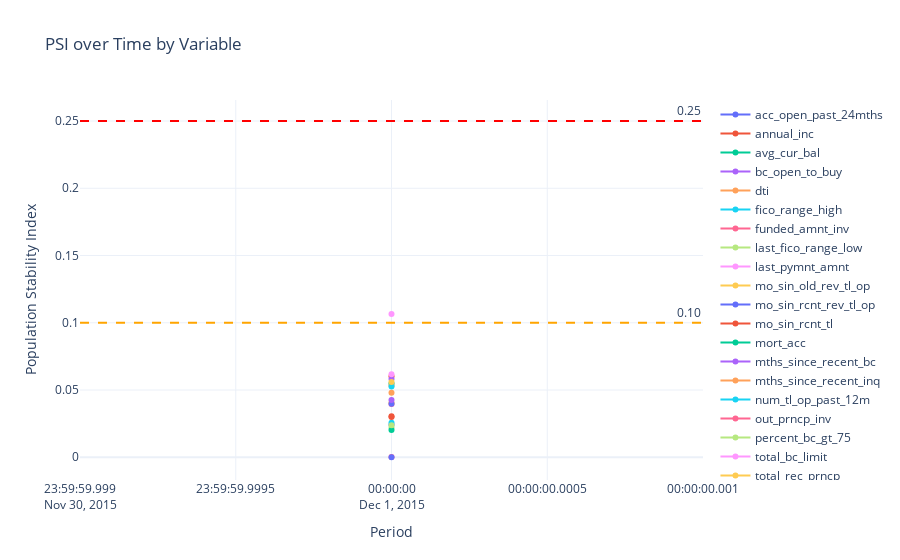

This figure's notebook cell:
### Code cell
evaluator.plot_psi()

### Figure 1 — Plotly figure (JSON) as saved in the notebook; plotly's stock layout.template omitted (floating-point values rounded to 4 significant figures)
{"data": [{"mode": "lines+markers", "name": "acc_open_past_24mths", "type": "scatter", "x": ["2015-12-01T00:00:00.000000000"], "y": [0.0241]}, {"mode": "lines+markers", "name": "annual_inc", "type": "scatter", "x": ["2015-12-01T00:00:00.000000000"], "y": [0.06029]}, {"mode": "lines+markers", "name": "avg_cur_bal", "type": "scatter", "x": ["2015-12-01T00:00:00.000000000"], "y": [0.05476]}, {"mode": "lines+markers", "name": "bc_open_to_buy", "type": "scatter", "x": ["2015-12-01T00:00:00.000000000"], "y": [0.05817]}, {"mode": "lines+markers", "name": "dti", "type": "scatter", "x": ["2015-12-01T00:00:00.000000000"], "y": [0.05327]}, {"mode": "lines+markers", "name": "fico_range_high", "type": "scatter", "x": ["2015-12-01T00:00:00.000000000"], "y": [0.05258]}, {"mode": "lines+markers", "name": "funded_amnt_inv", "type": "scatter", "x": ["2015-12-01T00:00:00.000000000"], "y": [0.03958]}, {"mode": "lines+markers", "name": "last_fico_range_low", "type": "scatter", "x": ["2015-12-01T00:00:00.000000000"], "y": [0.02199]}, {"mode": "lines+markers", "name": "last_pymnt_amnt", "type": "scatter", "x": ["2015-12-01T00:00:00.000000000"], "y": [0.06163]}, {"mode": "lines+markers", "name": "mo_sin_old_rev_tl_op", "type": "scatter", "x": ["2015-12-01T00:00:00.000000000"], "y": [0.04046]}, {"mode": "lines+markers", "name": "mo_sin_rcnt_rev_tl_op", "type": "scatter", "x": ["2015-12-01T00:00:00.000000000"], "y": [0.03976]}, {"mode": "lines+markers", "name": "mo_sin_rcnt_tl", "type": "scatter", "x": ["2015-12-01T00:00:00.000000000"], "y": [0.03057]}, {"mode": "lines+markers", "name": "mort_acc", "type": "scatter", "x": ["2015-12-01T00:00:00.000000000"], "y": [0.02021]}, {"mode": "lines+markers", "name": "mths_since_recent_bc", "type": "scatter", "x": ["2015-12-01T00:00:00.000000000"], "y": [0.04259]}, {"mode": "lines+markers", "name": "mths_since_recent_inq", "type": "scatter", "x": ["2015-12-01T00:00:00.000000000"], "y": [0.04801]}, {"mode": "lines+markers", "name": "num_tl_op_past_12m", "type": "scatter", "x": ["2015-12-01T00:00:00.000000000"], "y": [0.02572]}, {"mode": "lines+markers", "name": "out_prncp_inv", "type": "scatter", "x": ["2015-12-01T00:00:00.000000000"], "y": [0.0001217]}, {"mode": "lines+markers", "name": "percent_bc_gt_75", "type": "scatter", "x": ["2015-12-01T00:00:00.000000000"], "y": [0.02371]}, {"mode": "lines+markers", "name": "total_bc_limit", "type": "scatter", "x": ["2015-12-01T00:00:00.000000000"], "y": [0.1064]}, {"mode": "lines+markers", "name": "total_rec_prncp", "type": "scatter", "x": ["2015-12-01T00:00:00.000000000"], "y": [0.05595]}, {"mode": "lines+markers", "name": "y_pred_label", "type": "scatter", "x": ["2015-12-01T00:00:00.000000000"], "y": [0.0]}, {"mode": "lines+markers", "name": "y_pred_proba", "type": "scatter", "x": ["2015-12-01T00:00:00.000000000"], "y": [0.02984]}], "layout": {"annotations": [{"showarrow": false, "text": "0.10", "x": 1, "xanchor": "right", "xref": "x domain", "y": 0.1, "yanchor": "bottom", "yref": "y"}, {"showarrow": false, "text": "0.25", "x": 1, "xanchor": "right", "xref": "x domain", "y": 0.25, "yanchor": "bottom", "yref": "y"}], "shapes": [{"line": {"color": "orange", "dash": "dash"}, "type": "line", "x0": 0, "x1": 1, "xref": "x domain", "y0": 0.1, "y1": 0.1, "yref": "y"}, {"line": {"color": "red", "dash": "dash"}, "type": "line", "x0": 0, "x1": 1, "xref": "x domain", "y0": 0.25, "y1": 0.25, "yref": "y"}], "title": {"text": "PSI over Time by Variable"}, "xaxis": {"title": {"text": "Period"}}, "yaxis": {"title": {"text": "Population Stability Index"}}}}
